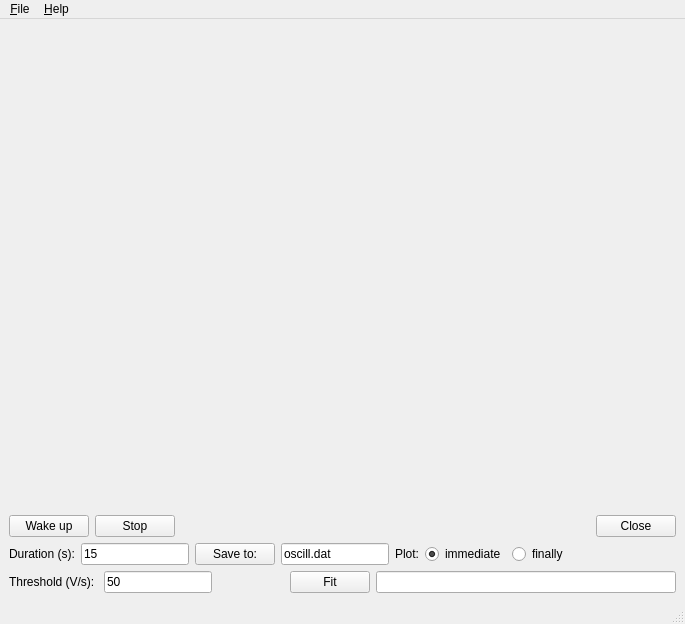
<?xml version="1.0" encoding="UTF-8"?>
<ui version="4.0">
 <class>MainWindow</class>
 <widget class="QMainWindow" name="MainWindow">
  <property name="geometry">
   <rect>
    <x>0</x>
    <y>0</y>
    <width>685</width>
    <height>624</height>
   </rect>
  </property>
  <property name="windowTitle">
   <string>MainWindow</string>
  </property>
  <widget class="QWidget" name="centralwidget">
   <layout class="QVBoxLayout" name="verticalLayout">
    <item>
     <widget class="QwtPlot" name="qwtPlot">
      <property name="autoReplot">
       <bool>true</bool>
      </property>
     </widget>
    </item>
    <item>
     <layout class="QHBoxLayout" name="horizontalLayout">
      <item>
       <widget class="QPushButton" name="wakeUpButton">
        <property name="toolTip">
         <string>Prepares the experiment, which will start upon a quick voltage change</string>
        </property>
        <property name="text">
         <string>Wake up</string>
        </property>
       </widget>
      </item>
      <item>
       <widget class="QPushButton" name="stopButton">
        <property name="toolTip">
         <string>Stopthe record immediately</string>
        </property>
        <property name="text">
         <string>Stop</string>
        </property>
       </widget>
      </item>
      <item>
       <spacer name="horizontalSpacer">
        <property name="orientation">
         <enum>Qt::Horizontal</enum>
        </property>
        <property name="sizeHint" stdset="0">
         <size>
          <width>40</width>
          <height>20</height>
         </size>
        </property>
       </spacer>
      </item>
      <item>
       <widget class="QPushButton" name="closeButton">
        <property name="text">
         <string>Close</string>
        </property>
       </widget>
      </item>
     </layout>
    </item>
    <item>
     <layout class="QHBoxLayout" name="horizontalLayout_2">
      <item>
       <widget class="QLabel" name="label">
        <property name="toolTip">
         <string>How long must we gather data?</string>
        </property>
        <property name="text">
         <string>Duration (s):</string>
        </property>
       </widget>
      </item>
      <item>
       <widget class="QLineEdit" name="durationEdit">
        <property name="toolTip">
         <string>How long must we gather data?</string>
        </property>
        <property name="text">
         <string>15</string>
        </property>
       </widget>
      </item>
      <item>
       <widget class="QPushButton" name="saveButton">
        <property name="toolTip">
         <string>Where should we store the data?</string>
        </property>
        <property name="text">
         <string>Save to:</string>
        </property>
       </widget>
      </item>
      <item>
       <widget class="QLineEdit" name="fileNameEdit">
        <property name="toolTip">
         <string>Where should we store the data?</string>
        </property>
        <property name="text">
         <string>oscill.dat</string>
        </property>
       </widget>
      </item>
      <item>
       <widget class="QLabel" name="label_3">
        <property name="text">
         <string>Plot:</string>
        </property>
       </widget>
      </item>
      <item>
       <widget class="QRadioButton" name="immediateButton">
        <property name="toolTip">
         <string>The plot is refreshed during the experiment</string>
        </property>
        <property name="text">
         <string>immediate</string>
        </property>
        <property name="checked">
         <bool>true</bool>
        </property>
       </widget>
      </item>
      <item>
       <widget class="QRadioButton" name="finalButton">
        <property name="toolTip">
         <string>The plot appears after the end of the experiment</string>
        </property>
        <property name="text">
         <string>finally</string>
        </property>
       </widget>
      </item>
      <item>
       <spacer name="horizontalSpacer_2">
        <property name="orientation">
         <enum>Qt::Horizontal</enum>
        </property>
        <property name="sizeHint" stdset="0">
         <size>
          <width>40</width>
          <height>20</height>
         </size>
        </property>
       </spacer>
      </item>
     </layout>
    </item>
    <item>
     <layout class="QHBoxLayout" name="horizontalLayout_3">
      <item>
       <widget class="QLabel" name="label_4">
        <property name="toolTip">
         <string>voltage variation to trigger the record</string>
        </property>
        <property name="text">
         <string>Threshold (V/s): </string>
        </property>
       </widget>
      </item>
      <item>
       <widget class="QLineEdit" name="thresholdEdit">
        <property name="toolTip">
         <string>voltage variation to trigger the record</string>
        </property>
        <property name="text">
         <string>50</string>
        </property>
       </widget>
      </item>
      <item>
       <spacer name="horizontalSpacer_3">
        <property name="orientation">
         <enum>Qt::Horizontal</enum>
        </property>
        <property name="sizeHint" stdset="0">
         <size>
          <width>40</width>
          <height>20</height>
         </size>
        </property>
       </spacer>
      </item>
      <item>
       <widget class="QPushButton" name="fitButton">
        <property name="toolTip">
         <string>Compare with a mathematic model</string>
        </property>
        <property name="text">
         <string>Fit</string>
        </property>
       </widget>
      </item>
      <item>
       <widget class="QLineEdit" name="fitEdit">
        <property name="minimumSize">
         <size>
          <width>300</width>
          <height>0</height>
         </size>
        </property>
        <property name="toolTip">
         <string>Compare with a mathematic model</string>
        </property>
        <property name="readOnly">
         <bool>true</bool>
        </property>
       </widget>
      </item>
     </layout>
    </item>
   </layout>
  </widget>
  <widget class="QMenuBar" name="menubar">
   <property name="geometry">
    <rect>
     <x>0</x>
     <y>0</y>
     <width>685</width>
     <height>30</height>
    </rect>
   </property>
   <widget class="QMenu" name="menu_File">
    <property name="title">
     <string>&amp;File</string>
    </property>
    <addaction name="action_Save_Ctrl_S"/>
    <addaction name="action_Quit_Ctrl_Q"/>
   </widget>
   <widget class="QMenu" name="menu_Help">
    <property name="title">
     <string>&amp;Help</string>
    </property>
    <addaction name="actionManual"/>
    <addaction name="actionAbout"/>
   </widget>
   <addaction name="menu_File"/>
   <addaction name="menu_Help"/>
  </widget>
  <widget class="QStatusBar" name="statusbar"/>
  <action name="action_Save_Ctrl_S">
   <property name="text">
    <string>&amp;Save (Ctrl+S)</string>
   </property>
   <property name="shortcut">
    <string>Ctrl+S</string>
   </property>
  </action>
  <action name="action_Quit_Ctrl_Q">
   <property name="text">
    <string>&amp;Quit (Ctrl+Q)</string>
   </property>
   <property name="shortcut">
    <string>Ctrl+Q</string>
   </property>
  </action>
  <action name="actionManual">
   <property name="text">
    <string>Manual</string>
   </property>
   <property name="shortcut">
    <string>F1</string>
   </property>
  </action>
  <action name="actionAbout">
   <property name="text">
    <string>About...</string>
   </property>
  </action>
 </widget>
 <customwidgets>
  <customwidget>
   <class>QwtPlot</class>
   <extends>QFrame</extends>
   <header>qwt_plot.h</header>
  </customwidget>
 </customwidgets>
 <resources/>
 <connections/>
</ui>
